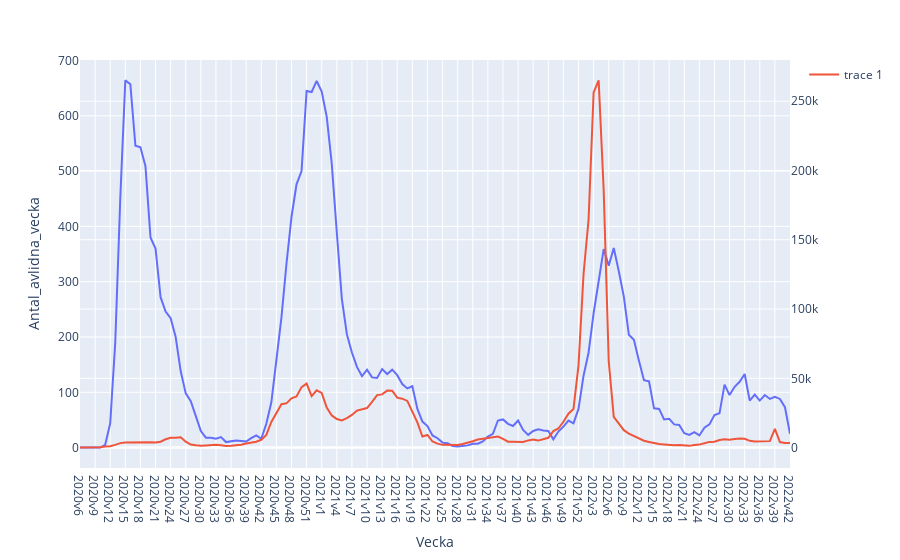

Notebook cell for this chart:
### Code cell
# 1e Plotly Express:
x=covid['Vecka']
y1=covid['Antal_avlidna_vecka']
y2=covid['Antal_fall_vecka']

fig = px.line(covid, x=x, y=y1)
fig.add_scatter(x=x, y=y2, yaxis='y2', mode='lines')
fig.update_layout(yaxis2=dict(overlaying="y", side="right"))
fig.show()

### Figure 1 — Plotly figure (JSON) as saved in the notebook; plotly's stock layout.template omitted (floating-point values rounded to 4 significant figures; data arrays with more than 128 entries replaced by an {"elided": "..."} marker saying what was removed)
{"data": [{"hovertemplate": "Vecka=%{x}<br>Antal_avlidna_vecka=%{y}<extra></extra>", "legendgroup": "", "line": {"color": "#636efa", "dash": "solid"}, "marker": {"symbol": "circle"}, "mode": "lines", "name": "", "orientation": "v", "showlegend": false, "type": "scatter", "x": {"elided": "142 str values"}, "xaxis": "x", "y": {"elided": "142 int values"}, "yaxis": "y"}, {"mode": "lines", "type": "scatter", "x": {"elided": "142 str values"}, "y": {"elided": "142 int values"}, "yaxis": "y2"}], "layout": {"legend": {"tracegroupgap": 0}, "margin": {"t": 60}, "xaxis": {"anchor": "y", "domain": [0, 1], "title": {"text": "Vecka"}}, "yaxis": {"anchor": "x", "domain": [0, 1], "title": {"text": "Antal_avlidna_vecka"}}, "yaxis2": {"overlaying": "y", "side": "right"}}}
